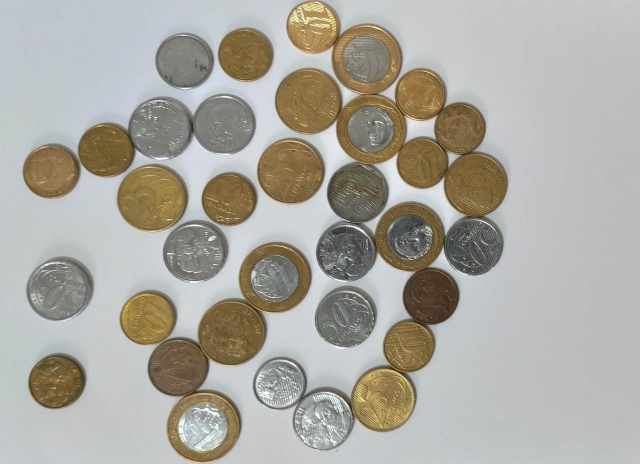
#> input picture Moedas3.jpeg, 1280 x 928 px, found by its file name (shown at 1/2 size)
$ python Teste_brenda2.py
#> lines starting #> are read from the running program, lines starting #| are printed output that depends on the picture; after the words box and inside, x2 and y2 are one past the last pixel; in counts of white or black regions, pixels touching at a corner belong together
import numpy as np
import cv2 as cv
from matplotlib import pyplot as plt

img = cv.imread(r'C:\Users\MURILO\Desktop\Python2\Projeto_Cofrinho\Moedas3.jpeg')
#> img is the input picture: shape (928, 1280, 3); mean B, G, R 160.8, 168.3, 170.7
#img = cv.medianBlur(img,15)
img = cv.resize(img, (900, 700))
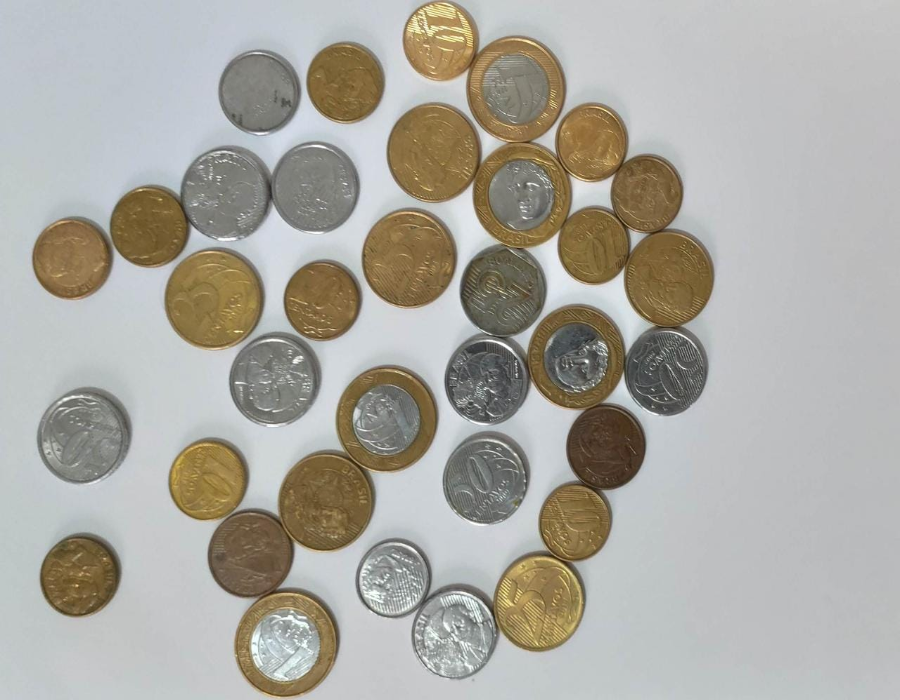
#> img: shape (700, 900, 3); mean B, G, R 160.7, 168.2, 170.6

gray = cv.cvtColor(img,cv.COLOR_BGR2GRAY)
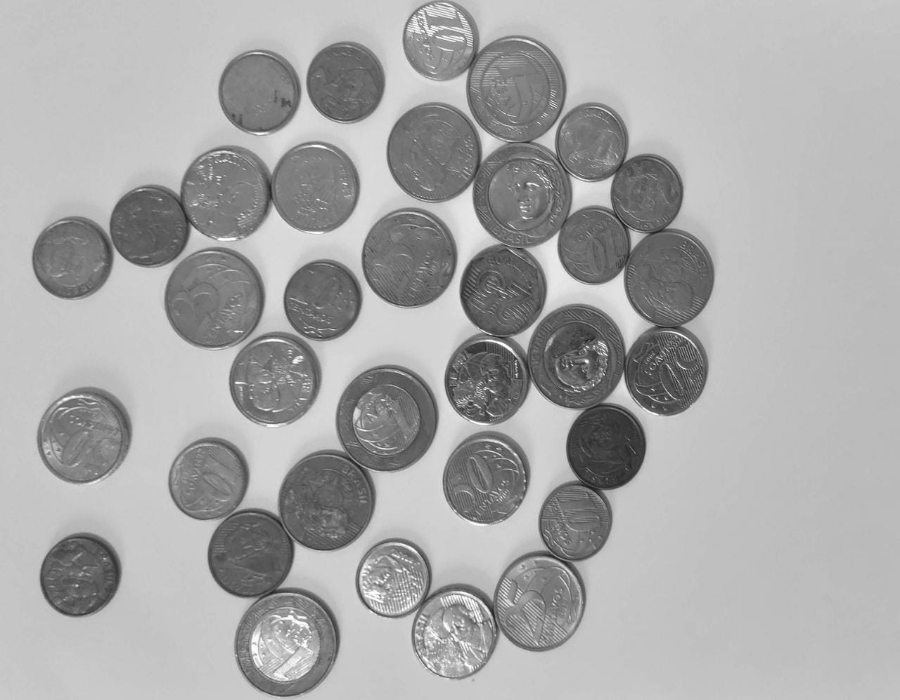
#> gray: shape (700, 900); min 27, max 255, mean 168.1
ret, thresh = cv.threshold(gray, 127, 255,cv.THRESH_BINARY_INV+cv.THRESH_OTSU)
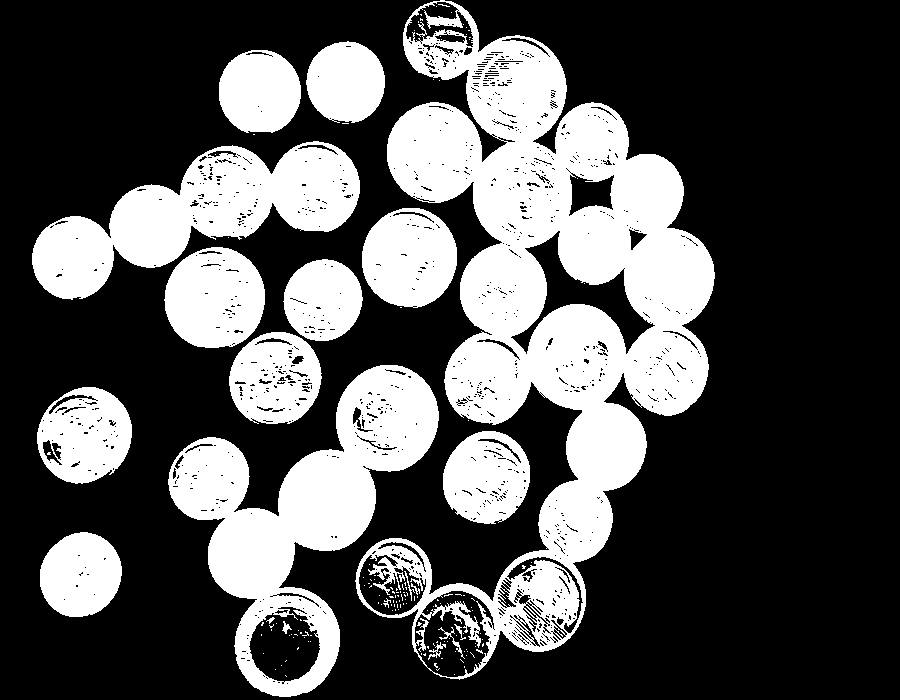
#> thresh: shape (700, 900); 32.4% white; 155 white regions (135 under 20 px), largest, box (x1, y1, x2, y2) and area: (355, 0, 715, 680) 93026, (168, 365, 439, 697) 32421, (32, 141, 360, 300) 23201
#> ret = 152
#> (the run stopped early here; a loop or call above may not have finished)
